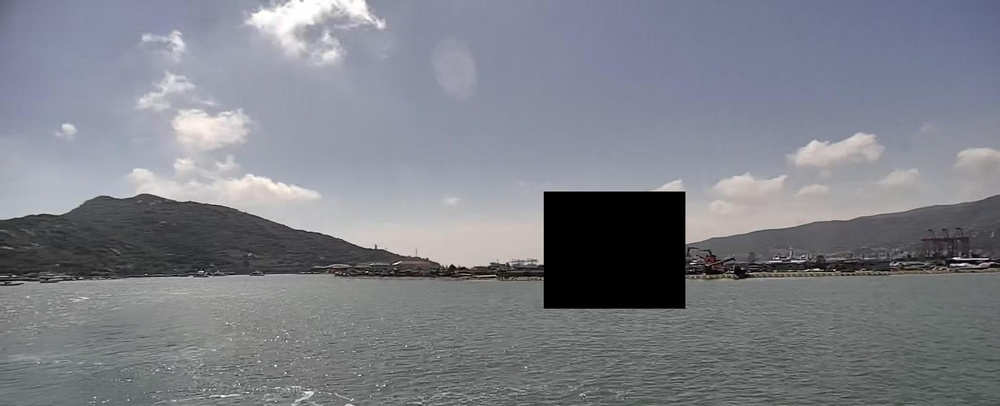
#> input picture jierui24tools/000327.jpg, 1000 x 406 px, shrunk from 1920 x 780 before the run; its folder holds only this picture in this run
$ python -i detect_black_boxx_filter_gt.py   (imports and definitions only)
#> lines starting #> are read from the running program, lines starting #| are printed output that depends on the picture; after the words box and inside, x2 and y2 are one past the last pixel; in counts of white or black regions, pixels touching at a corner belong together
#> further down, picture is the input picture: shape (406, 1000, 3); mean B, G, R 136.4, 128.3, 126
import cv2
import os
import pandas as pd
import numpy as np
from tqdm import tqdm

def detect_black_boxes(img, area_thresh=500):
#> called with area_thresh = 500
    gray = cv2.cvtColor(img, cv2.COLOR_BGR2GRAY)
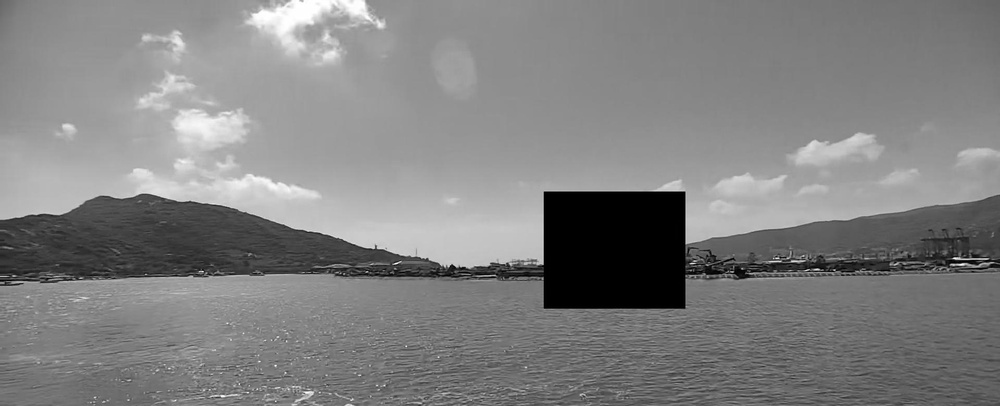
#> gray: shape (406, 1000); min 0, max 255, mean 128.6
    _, mask = cv2.threshold(gray, 0, 255, cv2.THRESH_BINARY_INV)
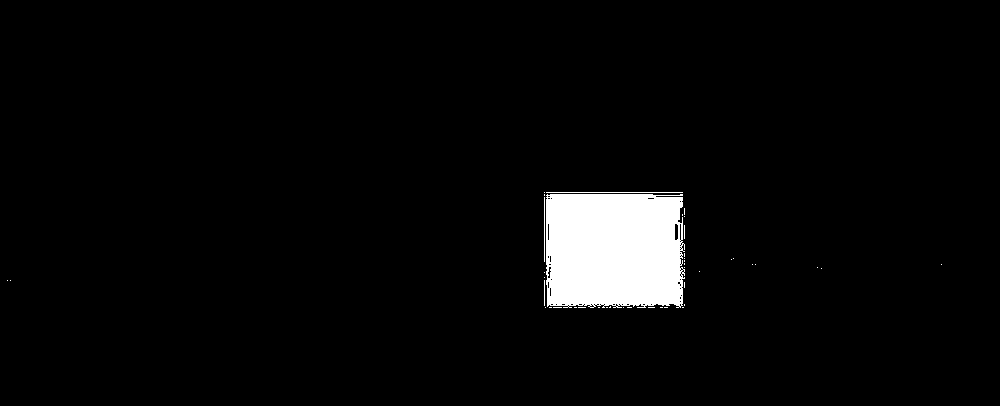
#> mask: shape (406, 1000); 3.8% white; 43 white regions (39 under 20 px)
    contours, _ = cv2.findContours(mask, cv2.RETR_EXTERNAL, cv2.CHAIN_APPROX_SIMPLE)
#> contours = 43 contours, 42 with area under 20; largest, box (x1, y1, x2, y2) and area: (546, 194, 685, 308) 14870
    boxes = []
    for cnt in contours:
        x, y, w, h = cv2.boundingRect(cnt)
        if w * h > area_thresh:
            boxes.append((x, y, w, h))
#> this loop made 43 passes
#> (cnt, x, y, w, h) on passes 1, 2, 3, 4, 5, 7, 8, 9, 10, 11, 12, 14: ([[682, 307], [683, 307]], 682, 307, 2, 1), ([[664, 307], [667, 307]], 664, 307, 4, 1), ([[660, 307], [662, 307]], 660, 307, 3, 1), ([[648, 307], [654, 307]], 648, 307, 7, 1), ([[627, 307], [631, 307]], 627, 307, 5, 1), ([[606, 307], [607, 307]], 606, 307, 2, 1), ([[598, 307], [599, 307]], 598, 307, 2, 1), ([[578, 307], [585, 307]], 578, 307, 8, 1), ([[574, 307], [576, 307]], 574, 307, 3, 1), ([[553, 307], [561, 307]], 553, 307, 9, 1), ([[549, 307], [551, 307]], 549, 307, 3, 1), ([[610, 306], [609, 307], [610, 307]], 609, 306, 2, 2)
#> (x, y, w, h) on passes 6, 13, 18, 19, 20, 21: (623, 307, 1, 1), (545, 307, 1, 1), (10, 280, 1, 1), (7, 280, 1, 1), (544, 277, 1, 1), (544, 272, 1, 1)
#> after the loop, boxes = [(546, 194, 139, 114)]
    return boxes

def is_overlap(box1, box2):
    x1, y1, w1, h1 = box1
    x2, y2, w2, h2 = box2
    x1_max, y1_max = x1 + w1, y1 + h1
    x2_max, y2_max = x2 + w2, y2 + h2

    inter_w = max(0, min(x1_max, x2_max) - max(x1, x2))
    inter_h = max(0, min(y1_max, y2_max) - max(y1, y2))
    return inter_w > 0 and inter_h > 0

def load_gt(gt_path):
    cols = ["frame", "id", "x", "y", "w", "h", "conf", "class", "vis"]
    return pd.read_csv(gt_path, header=None, names=cols)

def process_sequence(image_dir, gt_path, output_gt_path):
    gt_df = load_gt(gt_path)

    # 预处理：按帧编号组织GT
    frame_dict = {fid: df for fid, df in gt_df.groupby("frame")}
    filtered_rows = []

    total_frames = len([f for f in os.listdir(image_dir) if f.endswith(".jpg")])
    for frame_id in tqdm(range(1, total_frames + 1)):
        filename = os.path.join(image_dir, f"{frame_id:06d}.jpg")
        if not os.path.exists(filename):
            continue

        img = cv2.imread(filename)
        black_boxes = detect_black_boxes(img)

        frame_gt = frame_dict.get(frame_id, pd.DataFrame())
        for _, row in frame_gt.iterrows():
            gt_box = (row["x"], row["y"], row["w"], row["h"])
            if not any(is_overlap(gt_box, b) for b in black_boxes):
                filtered_rows.append(row)

    # 保存结果
    filtered_df = pd.DataFrame(filtered_rows)
    filtered_df.to_csv(output_gt_path, header=False, index=False)

# [6 lines of commented-out code are left out]

>>> import cv2
>>> picture = cv2.imread('../000327.jpg')
>>> result = detect_black_boxes(picture)
#> result = [(546, 194, 139, 114)]
